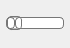
<?xml version="1.0" encoding="UTF-8"?>
<ui version="4.0">
 <class>VolumeWidget</class>
 <widget class="QWidget" name="VolumeWidget">
  <property name="geometry">
   <rect>
    <x>0</x>
    <y>0</y>
    <width>70</width>
    <height>48</height>
   </rect>
  </property>
  <property name="minimumSize">
   <size>
    <width>70</width>
    <height>0</height>
   </size>
  </property>
  <property name="maximumSize">
   <size>
    <width>70</width>
    <height>16777215</height>
   </size>
  </property>
  <property name="windowTitle">
   <string>Form</string>
  </property>
  <widget class="QWidget" name="movingWidget" native="true">
   <property name="geometry">
    <rect>
     <x>0</x>
     <y>0</y>
     <width>70</width>
     <height>48</height>
    </rect>
   </property>
   <property name="minimumSize">
    <size>
     <width>0</width>
     <height>0</height>
    </size>
   </property>
   <property name="maximumSize">
    <size>
     <width>70</width>
     <height>16777215</height>
    </size>
   </property>
   <property name="layoutDirection">
    <enum>Qt::LeftToRight</enum>
   </property>
   <layout class="QHBoxLayout" name="horizontalLayout_2">
    <property name="spacing">
     <number>0</number>
    </property>
    <property name="leftMargin">
     <number>6</number>
    </property>
    <property name="topMargin">
     <number>0</number>
    </property>
    <property name="rightMargin">
     <number>6</number>
    </property>
    <property name="bottomMargin">
     <number>0</number>
    </property>
    <item>
     <widget class="QSlider" name="volumeSlider">
      <property name="maximumSize">
       <size>
        <width>16777215</width>
        <height>16777215</height>
       </size>
      </property>
      <property name="styleSheet">
       <string notr="true">QSlider::groove:horizontal {
border: 1px solid #bbb;
background: white;
height: 10px;
border-radius: 4px;
}

QSlider::sub-page:horizontal {
background: qlineargradient(x1: 0, y1: 0,    x2: 0, y2: 1,
    stop: 0 #66e, stop: 1 #bbf);
background: qlineargradient(x1: 0, y1: 0.2, x2: 1, y2: 1,
    stop: 0 #bbf, stop: 1 #55f);
border: 1px solid #777;
height: 10px;
border-radius: 4px;
}

QSlider::add-page:horizontal {
background: #fff;
border: 1px solid #777;
height: 10px;
border-radius: 4px;
}

QSlider::handle:horizontal {
background: qlineargradient(x1:0, y1:0, x2:1, y2:1,
    stop:0 #eee, stop:1 #ccc);
border: 1px solid #777;
width: 13px;
margin-top: -2px;
margin-bottom: -2px;
border-radius: 4px;
}

QSlider::handle:horizontal:hover {
background: qlineargradient(x1:0, y1:0, x2:1, y2:1,
    stop:0 #fff, stop:1 #ddd);
border: 1px solid #444;
border-radius: 4px;
}

QSlider::sub-page:horizontal:disabled {
background: #94ad6b;
border-color: #999;
}

QSlider::add-page:horizontal:disabled {
background: #eee;
border-color: #999;
}

QSlider::handle:horizontal:disabled {
background: #eee;
border: 1px solid #aaa;
border-radius: 4px;
}</string>
      </property>
      <property name="orientation">
       <enum>Qt::Horizontal</enum>
      </property>
     </widget>
    </item>
   </layout>
  </widget>
 </widget>
 <resources/>
 <connections/>
</ui>
